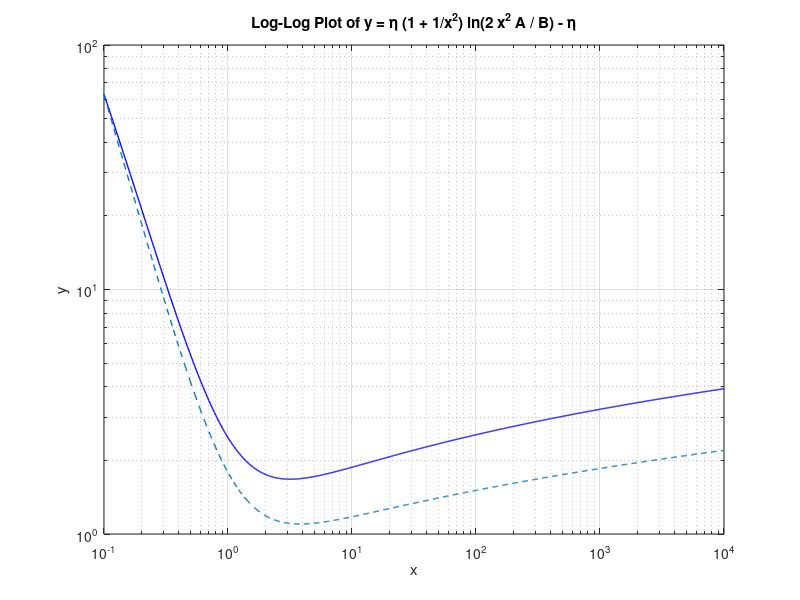

MATLAB code for this plot:
% Script to plot y = eta * (1 + 1/x^2) * ln(2 * x^2 * A / B) - eta on a log-log scale
% Parameters
eta = 0.15;
A = 0.511e6; % 0.511 * 10^6
B = 160;
epsilon = 1e4;

% Define x range for log-log plot (avoid x too small to ensure ln argument > 1)
x = logspace(-1, 4, 1000); % x from 0.1 to 10, 1000 points

% Compute the function
y = eta * (1 + 1./(x.^2)) .* log(2 * x.^2 * A / B) - eta;
y2 = .5*eta * (1+1./(x.^2)) .* log(2 * x.^2 * A * epsilon / B /B) - eta;

% Create log-log plot
figure;
loglog(x, y, 'b-', 'LineWidth', 1);
hold on;
loglog(x, y2, '--', 'LineWidth', 1);
grid on;
xlabel('x');
ylabel('y');
title('Log-Log Plot of y = \eta (1 + 1/x^2) ln(2 x^2 A / B) - \eta');
